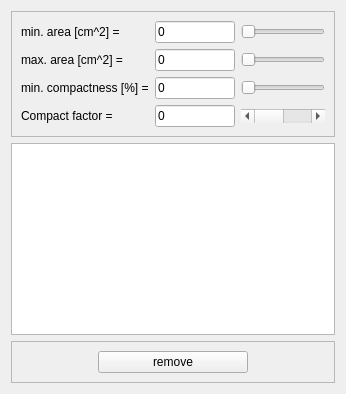
          <widget class="QWidget" name="objects_T">
           <attribute name="title">
            <string>Objects</string>
           </attribute>
           <layout class="QVBoxLayout" name="verticalLayout_12">
            <item>
             <widget class="QFrame" name="frame_12">
              <property name="sizePolicy">
               <sizepolicy hsizetype="Preferred" vsizetype="Fixed">
                <horstretch>0</horstretch>
                <verstretch>0</verstretch>
               </sizepolicy>
              </property>
              <property name="frameShape">
               <enum>QFrame::StyledPanel</enum>
              </property>
              <property name="frameShadow">
               <enum>QFrame::Raised</enum>
              </property>
              <layout class="QGridLayout" name="gridLayout_5">
               <item row="2" column="0">
                <widget class="QLabel" name="label_17">
                 <property name="sizePolicy">
                  <sizepolicy hsizetype="Fixed" vsizetype="Preferred">
                   <horstretch>0</horstretch>
                   <verstretch>0</verstretch>
                  </sizepolicy>
                 </property>
                 <property name="text">
                  <string>min. compactness [%] =</string>
                 </property>
                </widget>
               </item>
               <item row="1" column="1">
                <widget class="QLineEdit" name="max_area_LE">
                 <property name="sizePolicy">
                  <sizepolicy hsizetype="Preferred" vsizetype="Fixed">
                   <horstretch>0</horstretch>
                   <verstretch>0</verstretch>
                  </sizepolicy>
                 </property>
                 <property name="maximumSize">
                  <size>
                   <width>80</width>
                   <height>16777215</height>
                  </size>
                 </property>
                 <property name="text">
                  <string>0</string>
                 </property>
                </widget>
               </item>
               <item row="0" column="1">
                <widget class="QLineEdit" name="min_area_LE">
                 <property name="sizePolicy">
                  <sizepolicy hsizetype="Preferred" vsizetype="Fixed">
                   <horstretch>0</horstretch>
                   <verstretch>0</verstretch>
                  </sizepolicy>
                 </property>
                 <property name="maximumSize">
                  <size>
                   <width>80</width>
                   <height>16777215</height>
                  </size>
                 </property>
                 <property name="text">
                  <string>0</string>
                 </property>
                </widget>
               </item>
               <item row="0" column="0">
                <widget class="QLabel" name="label_15">
                 <property name="sizePolicy">
                  <sizepolicy hsizetype="Fixed" vsizetype="Preferred">
                   <horstretch>0</horstretch>
                   <verstretch>0</verstretch>
                  </sizepolicy>
                 </property>
                 <property name="text">
                  <string>min. area [cm^2] =</string>
                 </property>
                </widget>
               </item>
               <item row="0" column="2">
                <widget class="QSlider" name="min_area_SL">
                 <property name="sizePolicy">
                  <sizepolicy hsizetype="Expanding" vsizetype="Fixed">
                   <horstretch>0</horstretch>
                   <verstretch>0</verstretch>
                  </sizepolicy>
                 </property>
                 <property name="maximum">
                  <number>50</number>
                 </property>
                 <property name="value">
                  <number>0</number>
                 </property>
                 <property name="orientation">
                  <enum>Qt::Horizontal</enum>
                 </property>
                </widget>
               </item>
               <item row="1" column="2">
                <widget class="QSlider" name="max_area_SL">
                 <property name="sizePolicy">
                  <sizepolicy hsizetype="Expanding" vsizetype="Fixed">
                   <horstretch>0</horstretch>
                   <verstretch>0</verstretch>
                  </sizepolicy>
                 </property>
                 <property name="maximum">
                  <number>500</number>
                 </property>
                 <property name="value">
                  <number>0</number>
                 </property>
                 <property name="orientation">
                  <enum>Qt::Horizontal</enum>
                 </property>
                </widget>
               </item>
               <item row="1" column="0">
                <widget class="QLabel" name="label_16">
                 <property name="sizePolicy">
                  <sizepolicy hsizetype="Fixed" vsizetype="Preferred">
                   <horstretch>0</horstretch>
                   <verstretch>0</verstretch>
                  </sizepolicy>
                 </property>
                 <property name="text">
                  <string>max. area [cm^2] =</string>
                 </property>
                </widget>
               </item>
               <item row="2" column="1">
                <widget class="QLineEdit" name="min_comp_LE">
                 <property name="sizePolicy">
                  <sizepolicy hsizetype="Preferred" vsizetype="Fixed">
                   <horstretch>0</horstretch>
                   <verstretch>0</verstretch>
                  </sizepolicy>
                 </property>
                 <property name="maximumSize">
                  <size>
                   <width>80</width>
                   <height>16777215</height>
                  </size>
                 </property>
                 <property name="text">
                  <string>0</string>
                 </property>
                </widget>
               </item>
               <item row="2" column="2">
                <widget class="QSlider" name="min_comp_SL">
                 <property name="sizePolicy">
                  <sizepolicy hsizetype="Expanding" vsizetype="Fixed">
                   <horstretch>0</horstretch>
                   <verstretch>0</verstretch>
                  </sizepolicy>
                 </property>
                 <property name="maximum">
                  <number>100</number>
                 </property>
                 <property name="singleStep">
                  <number>1</number>
                 </property>
                 <property name="value">
                  <number>0</number>
                 </property>
                 <property name="orientation">
                  <enum>Qt::Horizontal</enum>
                 </property>
                </widget>
               </item>
               <item row="3" column="0">
                <widget class="QLabel" name="label_18">
                 <property name="sizePolicy">
                  <sizepolicy hsizetype="Fixed" vsizetype="Preferred">
                   <horstretch>0</horstretch>
                   <verstretch>0</verstretch>
                  </sizepolicy>
                 </property>
                 <property name="text">
                  <string>Compact factor =</string>
                 </property>
                </widget>
               </item>
               <item row="3" column="2">
                <widget class="QScrollBar" name="comp_fact_SB">
                 <property name="maximum">
                  <number>10</number>
                 </property>
                 <property name="value">
                  <number>0</number>
                 </property>
                 <property name="orientation">
                  <enum>Qt::Horizontal</enum>
                 </property>
                </widget>
               </item>
               <item row="3" column="1">
                <widget class="QLineEdit" name="comp_fact_LE">
                 <property name="sizePolicy">
                  <sizepolicy hsizetype="Preferred" vsizetype="Fixed">
                   <horstretch>0</horstretch>
                   <verstretch>0</verstretch>
                  </sizepolicy>
                 </property>
                 <property name="maximumSize">
                  <size>
                   <width>80</width>
                   <height>16777215</height>
                  </size>
                 </property>
                 <property name="text">
                  <string>0</string>
                 </property>
                </widget>
               </item>
              </layout>
             </widget>
            </item>
            <item>
             <widget class="QTableView" name="objects_TV">
              <property name="editTriggers">
               <set>QAbstractItemView::NoEditTriggers</set>
              </property>
              <property name="selectionBehavior">
               <enum>QAbstractItemView::SelectRows</enum>
              </property>
             </widget>
            </item>
            <item>
             <widget class="QFrame" name="frame_13">
              <property name="frameShape">
               <enum>QFrame::StyledPanel</enum>
              </property>
              <property name="frameShadow">
               <enum>QFrame::Raised</enum>
              </property>
              <layout class="QHBoxLayout" name="horizontalLayout_15">
               <item>
                <widget class="QPushButton" name="remove_obj_BTN">
                 <property name="maximumSize">
                  <size>
                   <width>150</width>
                   <height>16777215</height>
                  </size>
                 </property>
                 <property name="text">
                  <string>remove</string>
                 </property>
                </widget>
               </item>
              </layout>
             </widget>
            </item>
           </layout>
          </widget>
